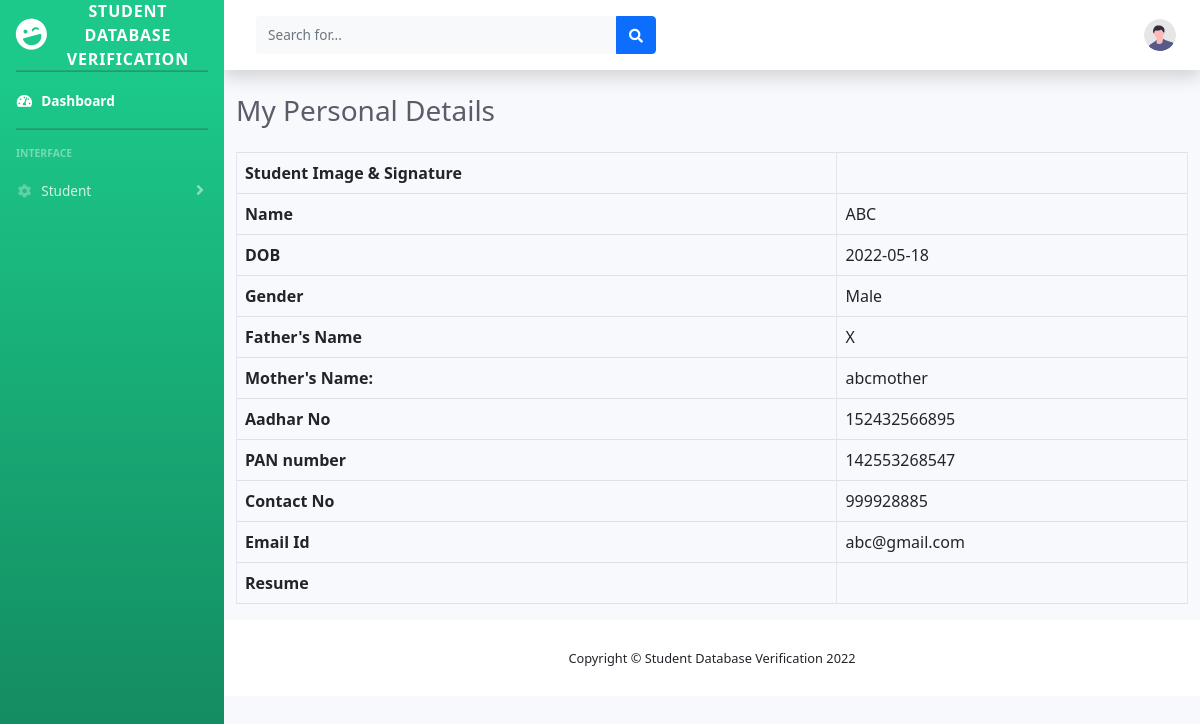
Screenshot of /viewpersonalinfo.php (signed in) with the database file from the repository.
### tables this page shows
CREATE TABLE `tbl_student` (
  `stu_img` varchar(100) NOT NULL,
  `stu_name` varchar(50) NOT NULL,
  `stu_dob` date NOT NULL,
  `stu_gender` varchar(20) NOT NULL,
  `stu_email` varchar(50) NOT NULL,
  `stu_pswd` varchar(100) NOT NULL,
  `stu_contact` varchar(50) NOT NULL,
  `stu_father` varchar(50) NOT NULL,
  `stu_mother` varchar(50) NOT NULL,
  `stu_aadhar` varchar(20) NOT NULL,
  `stu_pan` varchar(20) NOT NULL,
  `stu_resume` varchar(100) NOT NULL,
  `stu_sign` varchar(100) NOT NULL,
  `stu_status` varchar(10) NOT NULL
);

### viewpersonalinfo.php (the view, shortened to what this page needs)
<?php
include_once("include/header.php");
include_once("include/navbar.php");
include_once("include/connection.php");
if(isset($_SESSION['email'])){
$email=$_SESSION['email'];
$stmt = $conn->prepare("SELECT * FROM tbl_student where stu_email='$email' LIMIT 1");
$stmt->execute();
$row = $stmt->fetch();
?>
<div class="container-fluid">
<h1 class="h3 mb-4 text-gray-800">My Personal Details</h1>
<table class="table table-bordered" id="dataTable" width="100%" cellspacing="0">
<tr>
  <th>Student Image & Signature</th>
  <td><?php echo "<img src='uploads/".$row['stu_img']."' alt=''>";
  echo "<img src='uploads/".$row['stu_sign']."' alt=''>";?></td>
</tr>
<tr>
  <th>Name</th>
  <td><?php echo $row['stu_name'];?></td>
</tr>
<tr>
  <th>DOB</th>
  <td><?php echo $row['stu_dob'];?></td>
</tr>
<tr>
  <th>Gender</th>
  <td><?php echo $row['stu_gender'];?></td>
</tr>
<tr>
  <th>Father's Name</th>
  <td><?php echo $row['stu_father'];?></td>
</tr>
<tr>
  <th>Mother's Name:</th>
  <td><?php echo $row['stu_mother'];?></td>
</tr>
<tr>
  <th>Aadhar No</th>
  <td><?php echo $row['stu_aadhar'];?></td>
</tr>
<tr>
  <th>PAN number</th>
  <td><?php echo $row['stu_pan'];?></td>
</tr>
<tr>
  <th>Contact No</th>
  <td><?php echo $row['stu_contact'];?></td>
</tr>
<th>Email Id</th>
  <td><?php echo $row['stu_email'];?></td>
<tr>
  <th>Resume</th>
  <td><a href="downloadid.php?file_id=<?php echo $row['stu_resume'];?>"class="nav-link"><?php echo $row['stu_resume'];?></a></td>
</tr>
</table>
</div>
<?php
}
else{
    ?><script>window.location.href = "login.php"</script><?php
}
include_once("include/footer.php");
?>

### rows the page displays
tbl_student: stu_name "ABC", stu_dob "2022-05-18", stu_gender "Male", stu_father "X", stu_mother "abcmother", stu_aadhar "152432566895", stu_pan "142553268547", stu_contact "999928885", stu_email "abc@gmail.com"
